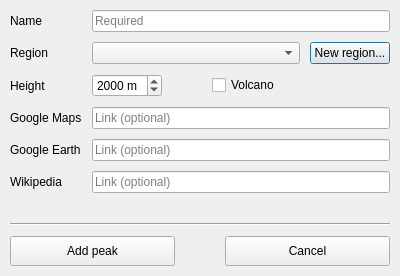
<?xml version="1.0" encoding="UTF-8"?>
<ui version="4.0">
 <class>NewPeakDialog</class>
 <widget class="QDialog" name="NewPeakDialog">
  <property name="geometry">
   <rect>
    <x>0</x>
    <y>0</y>
    <width>400</width>
    <height>276</height>
   </rect>
  </property>
  <property name="sizePolicy">
   <sizepolicy hsizetype="Preferred" vsizetype="Fixed">
    <horstretch>0</horstretch>
    <verstretch>0</verstretch>
   </sizepolicy>
  </property>
  <property name="maximumSize">
   <size>
    <width>16777215</width>
    <height>16777215</height>
   </size>
  </property>
  <property name="windowTitle">
   <string>New peak</string>
  </property>
  <layout class="QVBoxLayout" name="verticalLayout">
   <property name="spacing">
    <number>10</number>
   </property>
   <property name="leftMargin">
    <number>10</number>
   </property>
   <property name="topMargin">
    <number>10</number>
   </property>
   <property name="rightMargin">
    <number>10</number>
   </property>
   <property name="bottomMargin">
    <number>10</number>
   </property>
   <item>
    <layout class="QFormLayout" name="formLayout">
     <property name="horizontalSpacing">
      <number>10</number>
     </property>
     <property name="verticalSpacing">
      <number>10</number>
     </property>
     <item row="0" column="0">
      <widget class="QLabel" name="nameLabel">
       <property name="text">
        <string>Name</string>
       </property>
      </widget>
     </item>
     <item row="0" column="1">
      <widget class="QLineEdit" name="nameTextbox">
       <property name="sizePolicy">
        <sizepolicy hsizetype="MinimumExpanding" vsizetype="Fixed">
         <horstretch>0</horstretch>
         <verstretch>0</verstretch>
        </sizepolicy>
       </property>
       <property name="minimumSize">
        <size>
         <width>150</width>
         <height>0</height>
        </size>
       </property>
       <property name="placeholderText">
        <string>Required</string>
       </property>
      </widget>
     </item>
     <item row="1" column="0">
      <widget class="QLabel" name="regionLabel">
       <property name="text">
        <string>Region</string>
       </property>
      </widget>
     </item>
     <item row="1" column="1">
      <layout class="QHBoxLayout" name="regionSelectionLayout">
       <property name="spacing">
        <number>10</number>
       </property>
       <item>
        <widget class="QComboBox" name="regionCombo">
         <property name="sizePolicy">
          <sizepolicy hsizetype="MinimumExpanding" vsizetype="Fixed">
           <horstretch>0</horstretch>
           <verstretch>0</verstretch>
          </sizepolicy>
         </property>
         <property name="minimumSize">
          <size>
           <width>150</width>
           <height>0</height>
          </size>
         </property>
         <property name="placeholderText">
          <string>None</string>
         </property>
        </widget>
       </item>
       <item>
        <widget class="QPushButton" name="newregionButton">
         <property name="sizePolicy">
          <sizepolicy hsizetype="Fixed" vsizetype="Fixed">
           <horstretch>0</horstretch>
           <verstretch>0</verstretch>
          </sizepolicy>
         </property>
         <property name="text">
          <string>New region...</string>
         </property>
        </widget>
       </item>
      </layout>
     </item>
     <item row="2" column="0">
      <widget class="QLabel" name="heightLabel">
       <property name="text">
        <string>Height</string>
       </property>
      </widget>
     </item>
     <item row="2" column="1">
      <layout class="QHBoxLayout" name="horizontalLayout">
       <property name="spacing">
        <number>10</number>
       </property>
       <item>
        <widget class="QSpinBox" name="heightSpinner">
         <property name="sizePolicy">
          <sizepolicy hsizetype="Fixed" vsizetype="Fixed">
           <horstretch>0</horstretch>
           <verstretch>0</verstretch>
          </sizepolicy>
         </property>
         <property name="minimumSize">
          <size>
           <width>70</width>
           <height>0</height>
          </size>
         </property>
         <property name="suffix">
          <string notr="true"> m</string>
         </property>
         <property name="minimum">
          <number>10</number>
         </property>
         <property name="maximum">
          <number>9000</number>
         </property>
         <property name="value">
          <number>2000</number>
         </property>
        </widget>
       </item>
       <item>
        <spacer name="horizontalSpacer">
         <property name="orientation">
          <enum>Qt::Horizontal</enum>
         </property>
         <property name="sizeType">
          <enum>QSizePolicy::Fixed</enum>
         </property>
         <property name="sizeHint" stdset="0">
          <size>
           <width>40</width>
           <height>20</height>
          </size>
         </property>
        </spacer>
       </item>
       <item>
        <widget class="QCheckBox" name="checkBox">
         <property name="text">
          <string>Volcano</string>
         </property>
        </widget>
       </item>
      </layout>
     </item>
     <item row="3" column="1">
      <widget class="QLineEdit" name="lineEdit">
       <property name="sizePolicy">
        <sizepolicy hsizetype="MinimumExpanding" vsizetype="Fixed">
         <horstretch>0</horstretch>
         <verstretch>0</verstretch>
        </sizepolicy>
       </property>
       <property name="minimumSize">
        <size>
         <width>150</width>
         <height>0</height>
        </size>
       </property>
       <property name="placeholderText">
        <string>Link (optional)</string>
       </property>
      </widget>
     </item>
     <item row="4" column="0">
      <widget class="QLabel" name="label_2">
       <property name="text">
        <string>Google Earth</string>
       </property>
      </widget>
     </item>
     <item row="4" column="1">
      <widget class="QLineEdit" name="lineEdit_2">
       <property name="sizePolicy">
        <sizepolicy hsizetype="MinimumExpanding" vsizetype="Fixed">
         <horstretch>0</horstretch>
         <verstretch>0</verstretch>
        </sizepolicy>
       </property>
       <property name="minimumSize">
        <size>
         <width>150</width>
         <height>0</height>
        </size>
       </property>
       <property name="placeholderText">
        <string>Link (optional)</string>
       </property>
      </widget>
     </item>
     <item row="5" column="0">
      <widget class="QLabel" name="label">
       <property name="text">
        <string>Wikipedia</string>
       </property>
      </widget>
     </item>
     <item row="3" column="0">
      <widget class="QLabel" name="label_3">
       <property name="text">
        <string>Google Maps</string>
       </property>
      </widget>
     </item>
     <item row="5" column="1">
      <widget class="QLineEdit" name="lineEdit_3">
       <property name="sizePolicy">
        <sizepolicy hsizetype="MinimumExpanding" vsizetype="Fixed">
         <horstretch>0</horstretch>
         <verstretch>0</verstretch>
        </sizepolicy>
       </property>
       <property name="minimumSize">
        <size>
         <width>150</width>
         <height>0</height>
        </size>
       </property>
       <property name="placeholderText">
        <string>Link (optional)</string>
       </property>
      </widget>
     </item>
    </layout>
   </item>
   <item>
    <widget class="Line" name="bottomLine">
     <property name="orientation">
      <enum>Qt::Horizontal</enum>
     </property>
    </widget>
   </item>
   <item>
    <layout class="QHBoxLayout" name="bottomButtonLayout">
     <property name="spacing">
      <number>50</number>
     </property>
     <item>
      <widget class="QPushButton" name="okButton">
       <property name="sizePolicy">
        <sizepolicy hsizetype="MinimumExpanding" vsizetype="Fixed">
         <horstretch>0</horstretch>
         <verstretch>0</verstretch>
        </sizepolicy>
       </property>
       <property name="minimumSize">
        <size>
         <width>100</width>
         <height>30</height>
        </size>
       </property>
       <property name="text">
        <string>Add peak</string>
       </property>
      </widget>
     </item>
     <item>
      <widget class="QPushButton" name="cancelButton">
       <property name="sizePolicy">
        <sizepolicy hsizetype="MinimumExpanding" vsizetype="Fixed">
         <horstretch>0</horstretch>
         <verstretch>0</verstretch>
        </sizepolicy>
       </property>
       <property name="minimumSize">
        <size>
         <width>100</width>
         <height>30</height>
        </size>
       </property>
       <property name="text">
        <string>Cancel</string>
       </property>
      </widget>
     </item>
    </layout>
   </item>
  </layout>
 </widget>
 <resources/>
 <connections/>
</ui>
